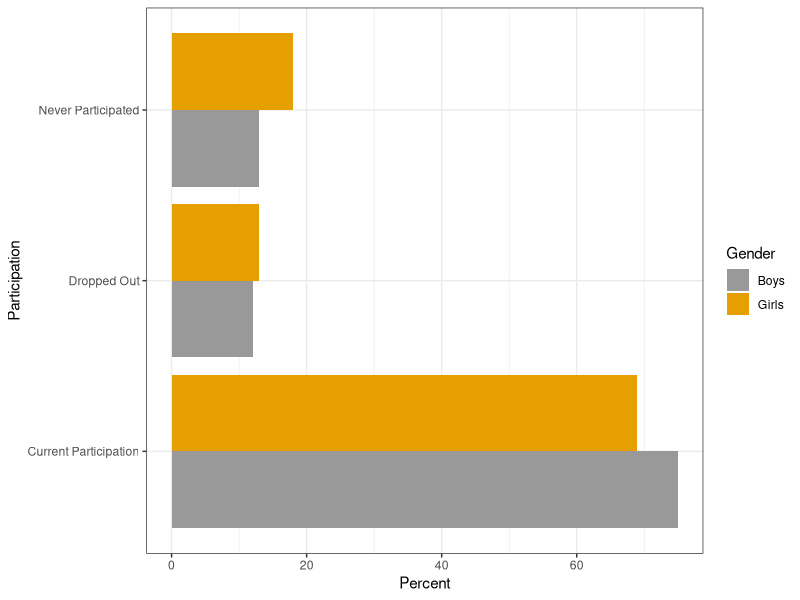
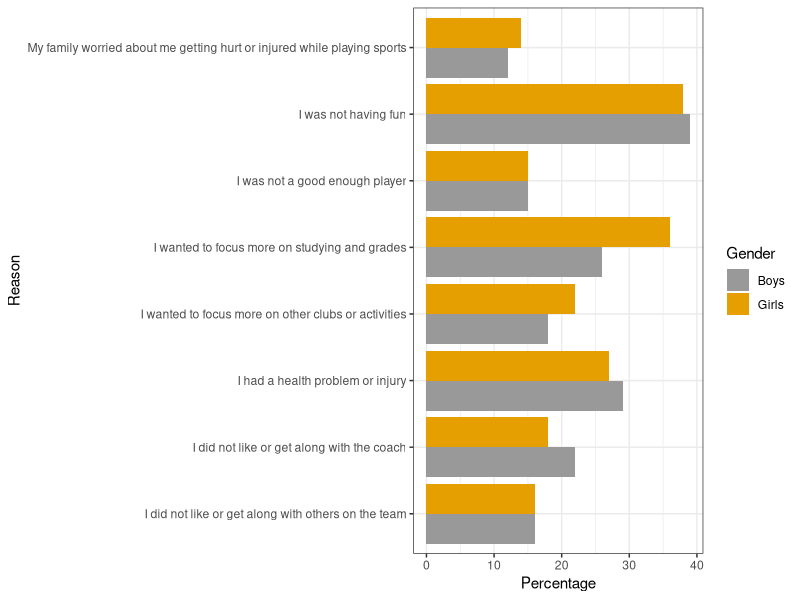
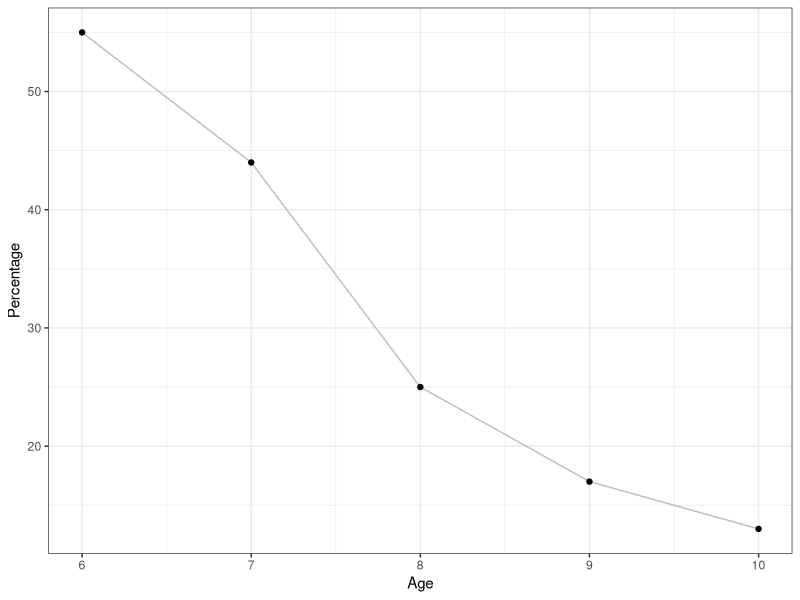

The R script that drew these images, in order:
## ---- chunk 1
#| label: setup
#| include: false

library(tidyverse)

# The palette with grey:
cbPalette <- c("#999999", "#E69F00", "#56B4E9", "#009E73", "#F0E442", "#0072B2", "#D55E00", "#CC79A7")

## ---- chunk 2
#| label: fig-05-01
#| fig-cap: >
#|   [Source](https://c1.staticflickr.com/7/6164/6206013520_4ae02c9413_b.jpg)

# Figure 5.1
# 
# Source

knitr::include_graphics("https://c1.staticflickr.com/7/6164/6206013520_4ae02c9413_b.jpg")

## ---- chunk 3
#| label: fig-05-02
#| fig-cap: >
#|   Participation in Organized and Team Sports (Percent) by Gender

# Figure 5.2 Participation in Organized and Team Sports (Percent) by Gender

tibble(
  Participation = c("Never Participated", "Dropped Out", "Current Participation"),
  Girls = c(18, 13, 69),
  Boys = c(13, 12, 75)
) %>% 
  pivot_longer(
    -1,
    names_to = "Gender",
    values_to = "Percent"
  ) %>% 
  ggplot(aes(x = Percent, y = Participation, fill = Gender)) +
  geom_col(position = position_dodge()) +
  scale_fill_manual(values = cbPalette) +
  theme_bw()

## ---- chunk 4
#| label: fig-tbl-05-01
#| fig-cap: >
#|   Top Reasons Dropped Out or Stopped Playing Organized/Team Sports

# Need to reformat plot

tibble(
  Reason = c(
    "I was not having fun",
    "I wanted to focus more on studying and grades",
    "I had a health problem or injury",
    "I wanted to focus more on other clubs or activities",
    "I did not like or get along with the coach",
    "I did not like or get along with others on the team",
    "I was not a good enough player",
    "My family worried about me getting hurt or injured while playing sports"
  ),
  Girls = c(
    38,
    36,
    27,
    22,
    18,
    16,
    15,
    14
  ),
  Boys = c(
    39,
    26,
    29,
    18,
    22,
    16,
    15,
    12
  )
) %>% 
  pivot_longer(
    -1,
    names_to = "Gender",
    values_to = "Percentage"
  ) %>% 
  ggplot(
    aes(
      x = Percentage,
      y = Reason,
      group = Gender,
      fill = Gender
    )
  ) +
  geom_bar(stat = "identity", position = position_dodge()) +
  scale_fill_manual(values = cbPalette) +
  theme_bw()
## ---- chunk 5
#| label: fig-05-04
#| fig-cap: >
#|   Being overweight can be a lifelong struggle ([Source](https://pixabay.com/illustrations/remove-overweight-children-adults-1050369/))

# Figure 5.4 Being overweight can be a lifelong struggle
# 
# Source

knitr::include_graphics("https://cdn.pixabay.com/photo/2015/11/19/04/53/remove-1050369_1280.jpg")

## ---- chunk 6
#| label: fig-05-05
#| fig-cap: >
#|   [Source](https://www.flickr.com/photos/usaghumphreys/5458121836)

# Figure 5.5
# 
# Source

knitr::include_graphics("https://live.staticflickr.com/5257/5458121836_fb68849875_n.jpg")

## ---- chunk 7
#| label: fig-05-06
#| fig-cap: >
#|   Children in the concrete operational stage understand how to classify organisms ([Source](https://www.livingoceansfoundation.org/education/portal/course/classification/#fig21))

# Figure 5.6 Children in the concrete operational stage understand how to classify organisms
# 
# Source

knitr::include_graphics("https://livingoceansfoundation.org/wp-content/uploads/2015/04/Figure-2-1-e1441207521574.jpg")

## ---- chunk 8
#| label: fig-table-05-02
#| fig-cap: >
#|   Percent of Children who did not use any Memory Strategies by Age.

# Table 5.2 Percent of Children who did not use any Memory Strategies by Age.

tibble(
  Age = c(
    6, 7, 8, 9, 10
  ),
  Percentage = c(
    55, 44, 25, 17, 13
  )
) %>% 
  ggplot(
    aes(x = Age, y = Percentage)
  ) +
  geom_line(color = "gray") +
  geom_point() +
  theme_bw()

## ---- chunk 9
#| label: fig-05-07
#| out-width: 50%
#| fig-cap: >
#|   Alfred Binet ([Source](https://en.wikipedia.org/wiki/Alfred_Binet))

# Figure 5.7 Alfred Binet
# 
# Source

knitr::include_graphics("https://upload.wikimedia.org/wikipedia/commons/thumb/4/4f/Alfred_Binet.jpg/1280px-Alfred_Binet.jpg")
## ---- chunk 10
#| label: fig-05-16
#| out-width: 50%
#| fig-cap: >
#|   How do Classrooms Accommodate Different Cultures? ([Source](https://pixabay.com/photos/school-class-school-children-bali-401519/))

# Figure 5.16 How do Classrooms Accommodate Different Cultures?
# 
# Source

knitr::include_graphics("https://cdn.pixabay.com/photo/2014/07/25/08/26/school-class-401519_1280.jpg")

## ---- chunk 11
#| label: fig-05-20
#| out-width: 50%
#| fig-cap: >
#|   Hopefully these children have self-efficacy about playing the violin ([Source](https://commons.wikimedia.org/wiki/File:Children_Playing_Violin_Suzuki_Institute_2011.JPG))

# Figure 5.20 Hopefully these children have self-efficacy about playing the violin
# 
# Source

knitr::include_graphics("https://upload.wikimedia.org/wikipedia/commons/thumb/8/82/Children_Playing_Violin_Suzuki_Institute_2011.JPG/1567px-Children_Playing_Violin_Suzuki_Institute_2011.JPG?20110726132147")

## ---- chunk 12
#| label: fig-05-21
#| out-width: 50%
#| fig-cap: >
#|   [Source](https://pixabay.com/photos/girls-children-friends-kids-young-462072/)

# Figure 5.21
# 
# Source

knitr::include_graphics("https://cdn.pixabay.com/photo/2014/09/26/09/33/girls-462072_1280.jpg")

## ---- chunk 13
#| label: fig-05-22
#| out-width: 30%
#| fig-cap: >
#|   Withdrawn children are targets for bullies ("[Portrait of a sad child](https://www.flickr.com/photos/cynergy/2659264056)" by [Kevin Pack](https://www.flickr.com/photos/cynergy/) is licensed under [CC BY-ND 2.0](https://creativecommons.org/licenses/by-nd/2.0/))

# Figure 5.22 Withdrawn children are targets for bullies
# 
# Source

knitr::include_graphics("https://live.staticflickr.com/3175/2659264056_bfbd456331_n.jpg")

## ---- chunk 14
#| label: fig-05-26
#| out-width: 50%
#| fig-cap: >
#|   Blended Family ([Image](https://www.flickr.com/photos/67835627@N05/7301109548/) by [moodboard](https://www.flickr.com/photos/67835627@N05/) is licensed under [CC BY 2.0](https://creativecommons.org/licenses/by/2.0/))

# Figure 5.26 Blended Family
# 
# Source

knitr::include_graphics("https://live.staticflickr.com/7105/7301109548_85824d740b_n.jpg")

